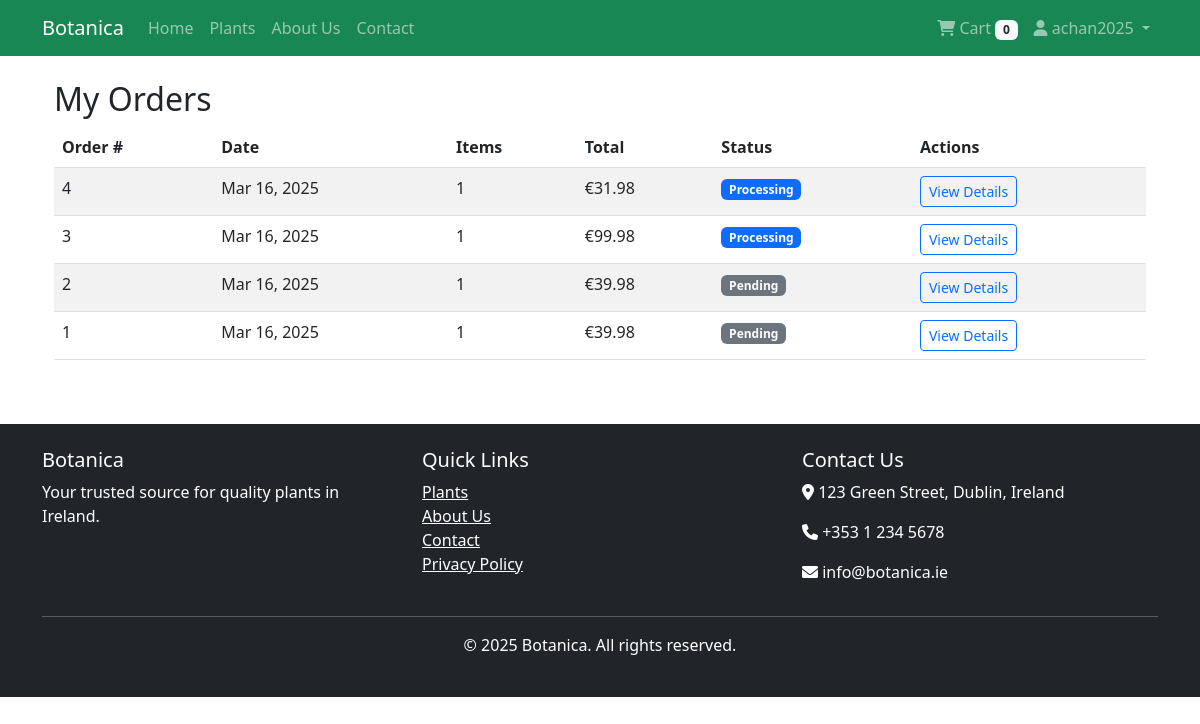
Page /orders/history/ (signed in) on the committed database.
### orders/models.py (models this page shows, shortened)
class Order(models.Model):
    STATUS_CHOICES = [
        ('pending', 'Pending'),
        ('processing', 'Processing'),
        ('shipped', 'Shipped'),
        ('delivered', 'Delivered'),
        ('cancelled', 'Cancelled'),
    ]
    COUNTY_CHOICES = [
        ('antrim', 'Antrim'),
        ('armagh', 'Armagh'),
        ('carlow', 'Carlow'),
        ('cavan', 'Cavan'),
        ('clare', 'Clare'),
        ('cork', 'Cork'),
        ('derry', 'Derry'),
        ('donegal', 'Donegal'),
        ('down', 'Down'),
        ('dublin', 'Dublin'),
        ('fermanagh', 'Fermanagh'),
        ('galway', 'Galway'),
        ('kerry', 'Kerry'),
        ('kildare', 'Kildare'),
        ('kilkenny', 'Kilkenny'),
        ('laois', 'Laois'),
        ('leitrim', 'Leitrim'),
        ('limerick', 'Limerick'),
        ('longford', 'Longford'),
        ('louth', 'Louth'),
        ('mayo', 'Mayo'),
        ('meath', 'Meath'),
        ('monaghan', 'Monaghan'),
        ('offaly', 'Offaly'),
        ('roscommon', 'Roscommon'),
        ('sligo', 'Sligo'),
        ('tipperary', 'Tipperary'),
        ('tyrone', 'Tyrone'),
        ('waterford', 'Waterford'),
        ('westmeath', 'Westmeath'),
        ('wexford', 'Wexford'),
        ('wicklow', 'Wicklow'),
    ]
    user = models.ForeignKey(User, on_delete=models.SET_NULL, null=True, blank=True)
    first_name = models.CharField(max_length=100)
    last_name = models.CharField(max_length=100)
    email = models.EmailField()
    phone = models.CharField(max_length=20)
    address_line1 = models.CharField(max_length=250)
    address_line2 = models.CharField(max_length=250, blank=True)
    town_or_city = models.CharField(max_length=100)
    county = models.CharField(max_length=50, choices=COUNTY_CHOICES)
    eircode = models.CharField(max_length=8, blank=True)
    created = models.DateTimeField(auto_now_add=True)
    updated = models.DateTimeField(auto_now=True)
    status = models.CharField(max_length=20, choices=STATUS_CHOICES, default='pending')
    total_price = models.DecimalField(max_digits=10, decimal_places=2)
    class Meta:
        ordering = ['-created']

### orders/views.py (the view)
# urls.py: path('orders/', views.order_history, name='order_history'),
@login_required
def order_history(request):
    orders = Order.objects.filter(user=request.user).order_by('-created')
    return render(request, 'orders/history.html', {
        'orders': orders
    })

### cart/context_processors.py (called while the page is built)
def cart(request):
    if request.user.is_authenticated:
        cart_items = CartItem.objects.filter(user=request.user)
    else:
        session_id = request.session.session_key
        if not session_id:
            request.session.create()
            session_id = request.session.session_key
        cart_items = CartItem.objects.filter(session_id=session_id)
    total_items = sum(item.quantity for item in cart_items)
    total_price = sum(item.total_price() for item in cart_items)
    return {
        'cart_items': cart_items,
        'total_items': total_items,
        'total_price': total_price,
    }

### templates/orders/history.html (shortened to what this page needs)
{% extends "base.html" %}
{% load static %}
{% block content %}
<div class="container">
    <h2>My Orders</h2>
    {% if orders %}
        <div class="table-responsive">
            <table class="table table-striped">
                <thead>
                    <tr>
                        <th>Order #</th>
                        <th>Date</th>
                        <th>Items</th>
                        <th>Total</th>
                        <th>Status</th>
                        <th>Actions</th>
                    </tr>
                </thead>
                <tbody>
                    {% for order in orders %}
                        <tr>
                            <td>{{ order.id }}</td>
                            <td>{{ order.created|date:"M d, Y" }}</td>
                            <td>{{ order.items.count }}</td>
                            <td>€{{ order.total_price }}</td>
                            <td>
                                <span class="badge bg-{% if order.status == 'delivered' %}success{% elif order.status == 'cancelled' %}danger{% elif order.status == 'processing' %}primary{% elif order.status == 'shipped' %}info{% else %}secondary{% endif %}">
                                    {{ order.get_status_display }}
                                </span>
                            </td>
                            <td>
                                <a href="{% url 'orders:order_detail' order.id %}" class="btn btn-sm btn-outline-primary">View Details</a>
                            </td>
                        </tr>
                    {% endfor %}
                </tbody>
            </table>
        </div>
    {% else %}
        <div class="alert alert-info">
            <p>You haven't placed any orders yet.</p>
            <a href="{% url 'products:product_list' %}" class="btn btn-success">Browse Plants</a>
        </div>
    {% endif %}
</div>
{% endblock %}

### templates/base.html (shortened to what this page needs)
<!DOCTYPE html>
<html lang="en">
<head>
    <link href="https://cdn.jsdelivr.net/npm/bootstrap@5.3.0/dist/css/bootstrap.min.css" rel="stylesheet">
    <link rel="stylesheet" href="https://cdnjs.cloudflare.com/ajax/libs/font-awesome/6.0.0/css/all.min.css">
    <link rel="stylesheet" href="https://cdn.jsdelivr.net/npm/bootstrap-icons@1.11.0/font/bootstrap-icons.css">
</head>
<body>
    <header>
        <nav class="navbar navbar-expand-lg navbar-dark bg-success">
            <div class="container">
                <a class="navbar-brand" href="/">Botanica</a>
                <div class="collapse navbar-collapse" id="navbarNav">
                    <ul class="navbar-nav me-auto">
                        <li class="nav-item">
                            <a class="nav-link" href="/">Home</a>
                        </li>
                        <li class="nav-item">
                            <a class="nav-link" href="/products/">Plants</a>
                        </li>
                        <li class="nav-item">
                            <a class="nav-link" href="/about/">About Us</a>
                        </li>
                        <li class="nav-item">
                            <a class="nav-link" href="/contact/">Contact</a>
                        </li>
                    </ul>
                    <ul class="navbar-nav ms-auto">
                        <li class="nav-item">
                            <a class="nav-link" href="/cart/">
                                <i class="fas fa-shopping-cart"></i> Cart
                                <span class="badge bg-light text-dark">{{ total_items|default:"0" }}</span>
                            </a>
                        </li>
                        {% if user.is_authenticated %}
                            <li class="nav-item dropdown">
                                <a class="nav-link dropdown-toggle" href="#" id="navbarDropdown" role="button" data-bs-toggle="dropdown">
                                    <i class="fas fa-user"></i> {{ user.username }}
                                </a>
                            </li>
                        {% endif %}
                    </ul>
                </div>
            </div>
        </nav>
    </header>
    <main class="container my-4">
        {% block content %}{% endblock %}
    </main>
    <footer class="bg-dark text-white py-4 mt-5">
        <div class="container">
            <div class="row">
                <div class="col-md-4">
                    <h5>Botanica</h5>
                    <p>Your trusted source for quality plants in Ireland.</p>
                </div>
                <div class="col-md-4">
                    <h5>Quick Links</h5>
                    <ul class="list-unstyled">
                        <li><a href="/products/" class="text-white">Plants</a></li>
                        <li><a href="/about/" class="text-white">About Us</a></li>
                        <li><a href="/contact/" class="text-white">Contact</a></li>
                        <li><a href="/privacy/" class="text-white">Privacy Policy</a></li>
                    </ul>
                </div>
                <div class="col-md-4">
                    <h5>Contact Us</h5>
                    <address>
                        <p><i class="fas fa-map-marker-alt"></i> 123 Green Street, Dublin, Ireland</p>
                        <p><i class="fas fa-phone"></i> +353 1 234 5678</p>
                        <p><i class="fas fa-envelope"></i> info@botanica.ie</p>
                    </address>
                </div>
            </div>
            <hr>
            <div class="text-center">
                <p>&copy; {% now "Y" %} Botanica. All rights reserved.</p>
            </div>
        </div>
    </footer>
</body>
</html>

### rows in the picture
Order: id "4", created "Mar 16, 2025", items.count "1", total_price "31.98", status "Processing"
Order: id "3", created "Mar 16, 2025", items.count "1", total_price "99.98", status "Processing"
Order: id "2", created "Mar 16, 2025", items.count "1", total_price "39.98", status "Pending"
Order: id "1", created "Mar 16, 2025", items.count "1", total_price "39.98", status "Pending"

### other values in the picture
{{ total_items|default:"0" }} "0"
{{ user.username }} "achan2025"
